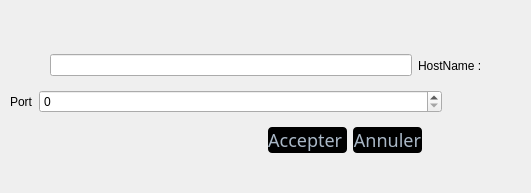
<?xml version="1.0" encoding="UTF-8"?>
<ui version="4.0">
 <class>DuMesengerConnectionDialog</class>
 <widget class="QWidget" name="DuMesengerConnectionDialog">
  <property name="geometry">
   <rect>
    <x>0</x>
    <y>0</y>
    <width>531</width>
    <height>193</height>
   </rect>
  </property>
  <property name="windowTitle">
   <string>Form</string>
  </property>
  <widget class="QWidget" name="layoutWidget">
   <property name="geometry">
    <rect>
     <x>-10</x>
     <y>125</y>
     <width>432</width>
     <height>31</height>
    </rect>
   </property>
   <layout class="QHBoxLayout" name="horizontalLayout_2">
    <item>
     <spacer name="horizontalSpacer">
      <property name="orientation">
       <enum>Qt::Horizontal</enum>
      </property>
      <property name="sizeHint" stdset="0">
       <size>
        <width>40</width>
        <height>20</height>
       </size>
      </property>
     </spacer>
    </item>
    <item>
     <widget class="QPushButton" name="ok">
      <property name="styleSheet">
       <string notr="true">#ok{

background-color: black;
border-radius: 4px;
	border-color: rgb(58, 58, 58);
	border-style: inset;
font-family: century gothic;
font-size: 18px;
color: #a9b7c6;
}
#ok:hover{
border-style: solid;
	border-top-color: transparent;
	border-right-color: transparent;
	border-left-color: transparent;
	border-bottom-color: #e67e22;
	border-bottom-width: 1px;
	border-bottom-radius: 6px;
	border-style: solid;
	color: #FFFFFF;
	padding-bottom: 2px;
	background-color: green;
}</string>
      </property>
      <property name="text">
       <string>Accepter </string>
      </property>
     </widget>
    </item>
    <item>
     <widget class="QPushButton" name="cancel">
      <property name="styleSheet">
       <string notr="true">#cancel{

background-color: black;
border-radius: 4px;
	border-color: rgb(58, 58, 58);
	border-style: inset;
font-family: century gothic;
font-size: 18px;
color: #a9b7c6;
}
#cancel:hover{
border-style: solid;
	border-top-color: transparent;
	border-right-color: transparent;
	border-left-color: transparent;
	border-bottom-color: #e67e22;
	border-bottom-width: 1px;
	border-bottom-radius: 6px;
	border-style: solid;
	color: #FFFFFF;
	padding-bottom: 2px;
	background-color: green;
}</string>
      </property>
      <property name="text">
       <string>Annuler</string>
      </property>
     </widget>
    </item>
   </layout>
  </widget>
  <widget class="QWidget" name="layoutWidget_2">
   <property name="geometry">
    <rect>
     <x>10</x>
     <y>90</y>
     <width>432</width>
     <height>32</height>
    </rect>
   </property>
   <layout class="QFormLayout" name="formLayout">
    <item row="0" column="0">
     <widget class="QLabel" name="label_2">
      <property name="text">
       <string>Port</string>
      </property>
     </widget>
    </item>
    <item row="0" column="1">
     <widget class="QSpinBox" name="port">
      <property name="maximum">
       <number>9999999</number>
      </property>
     </widget>
    </item>
   </layout>
  </widget>
  <widget class="QWidget" name="layoutWidget_3">
   <property name="geometry">
    <rect>
     <x>50</x>
     <y>50</y>
     <width>432</width>
     <height>31</height>
    </rect>
   </property>
   <layout class="QHBoxLayout" name="horizontalLayout">
    <item>
     <widget class="QLineEdit" name="hostname"/>
    </item>
    <item>
     <widget class="QLabel" name="label">
      <property name="text">
       <string>HostName :</string>
      </property>
     </widget>
    </item>
   </layout>
  </widget>
 </widget>
 <resources/>
 <connections/>
</ui>
